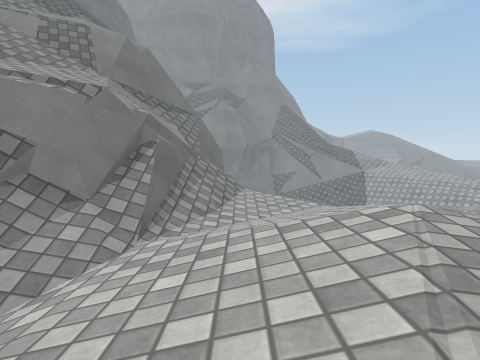
View 1 (above)

17 first-person views from a walk through a Unity game level. The camera is 0.42 m above the floor, tilts 6° down and sees 75° across. The floor is counted in squares, 0.5 m on a side. Each view is taken from the middle of a square. On the plan, view 1 faces up. The plan holds only what a view shows up to about 11 squares ahead; the rest is blank. The place goes on beyond the plan. Surface patterns are stand-ins for the level's own textures.

View 2
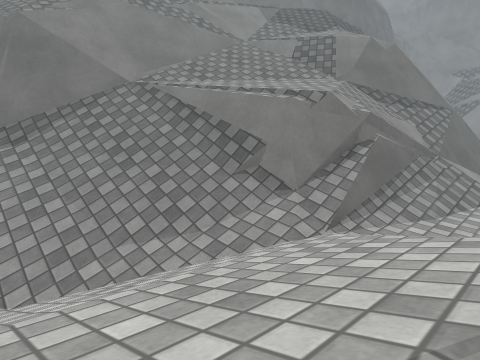

View 3
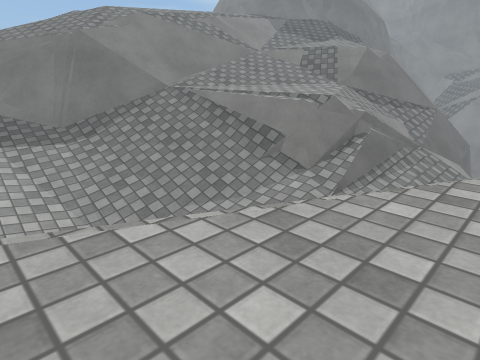

View 4
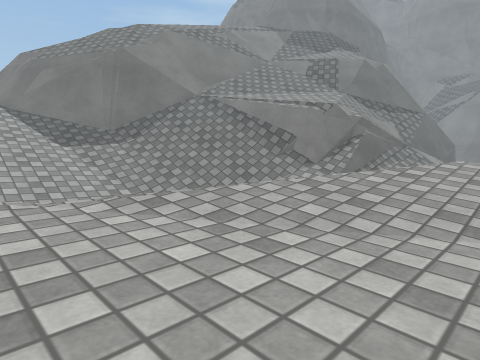

View 5
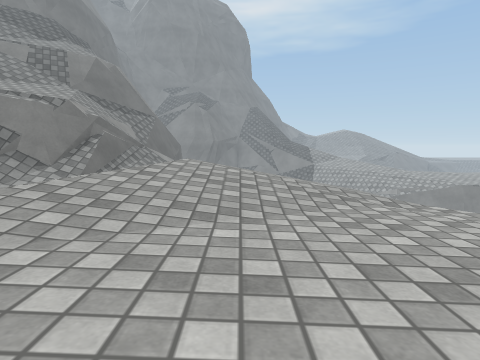

View 6
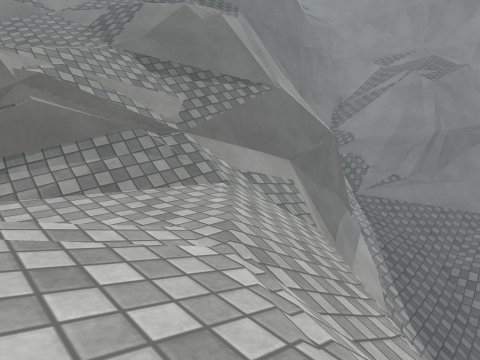

View 7
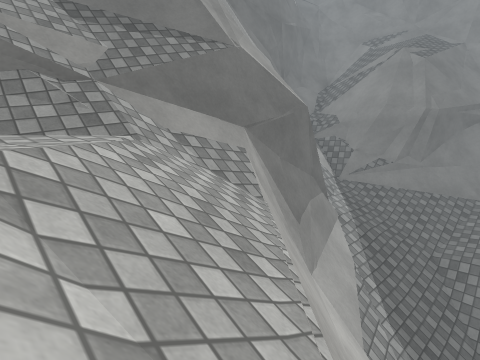

View 8
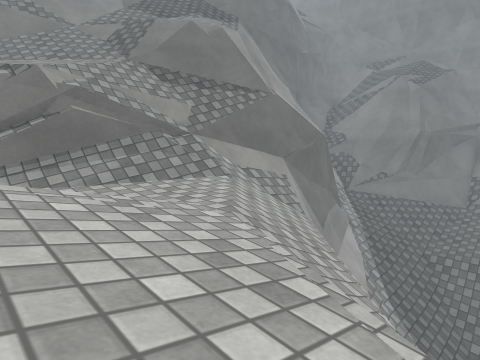

View 9
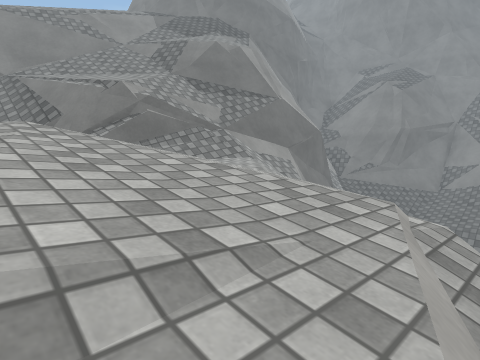

View 10
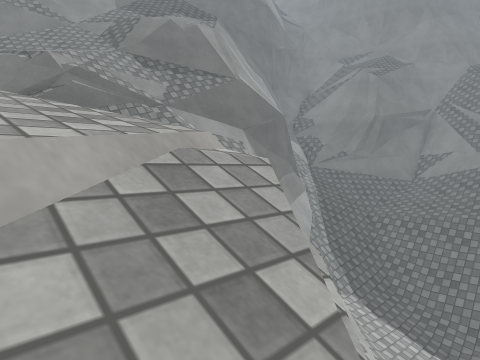

View 11
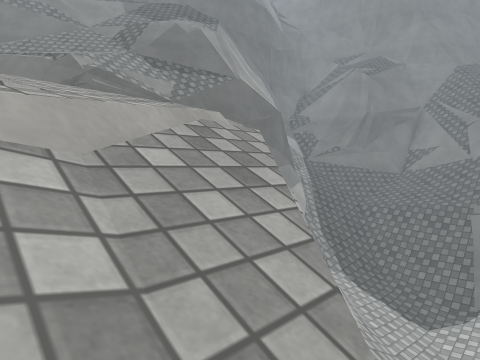

View 12
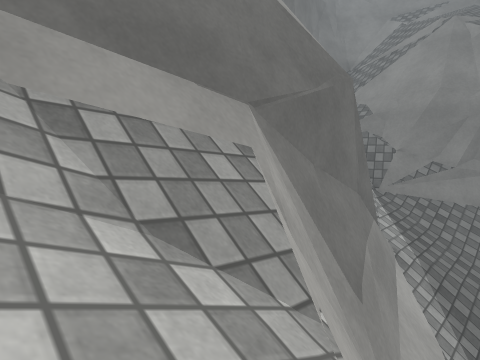

View 13
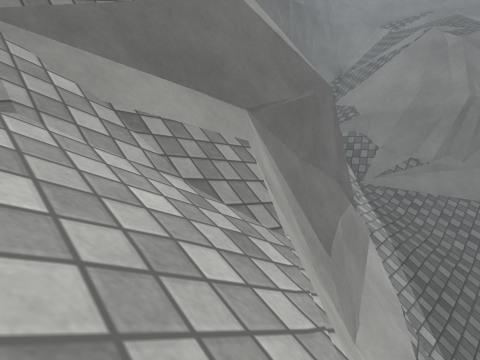

View 14
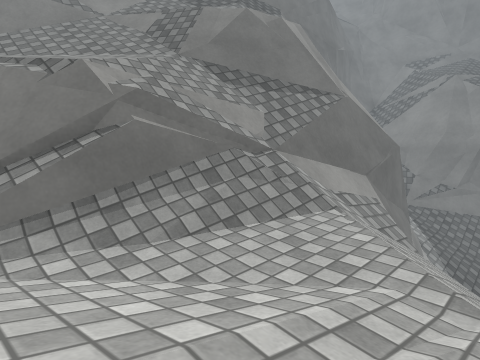

View 15
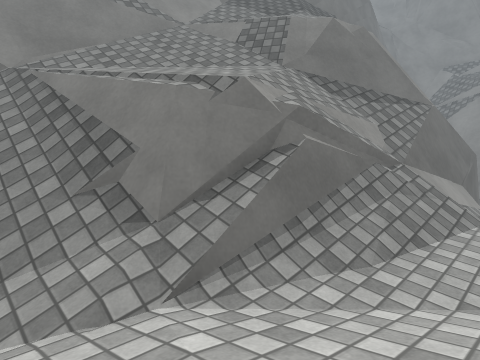

View 16
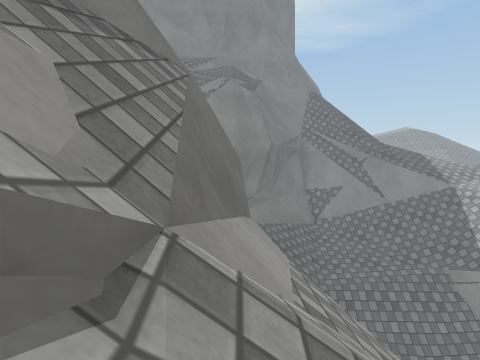

View 17
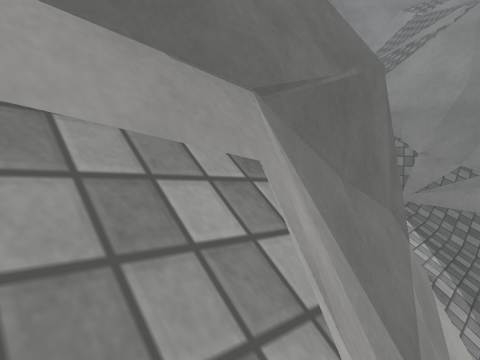

### Floor plan
Key: @ floor where view 1 was taken; # wall or solid block; x gap in a wall; . main floor; - floor 0.3 m lower than the main floor; : floor 0.65 m higher than the main floor; _ floor 0.65 m lower than the main floor; + floor 1.3 m higher than the main floor; * floor 1.6 m higher than the main floor; % floor 1.9 m higher than the main floor; & floor 2.55 m higher than the main floor; $ floor 2.9 m higher than the main floor; < floor 3.85 m lower than the main floor; / step, stairs or slope; = window, fence, low wall or low ledge; ^ raised ledge; v drop or lower ground.
Columns run from 11 left of view 1 to 10 right of it. Each row starts with its distance up from view 1.
 24          ###
 23         ###=/
 22          =////
 21          ///////
 20          ///////
 19            //////
 18           #=/////
 17           ##=///  //
 16        vv=###/// //</
 15         v=v #=/ ///<<
 14        v#=vvv###///<<
 13       &v###/vv###///
 12       v#=:#//vv #=//
 11    $= v##==///vv ^/
 10   #==#==+=/////v
  9   #=%%*+==//-///v
  8   # %*++=#/---///
  7   # *+++=#/-----//
  6   #=+ #=#=/-/..--/vv
  5   #=x====/-//...--__v
  4   #///////.//....--v/v
  3   #///////.......-/=//
  2  ##///////.......-/_
  1 ###///////.......--
  0 ##///// //.@.....-
 -1  //////   .......-
 -2  //////   .......
 -3    ////   ......
 -4           .....

Positions as (right, up) in squares from view 1, and headings:
1: (0, 0), facing up
2: (1, 0), facing up-left
3: (2, -2), facing up-left
4: (3, -4), facing up-left
5: (3, -4), facing up
6: (5, 6), facing up-left
7: (5, 8), facing up-left
8: (6, 5), facing up-left
9: (8, 2), facing up-left
10: (9, 4), facing up-left
11: (10, 3), facing up-left
12: (2, 11), facing up-left
13: (3, 10), facing up-left
14: (3, 5), facing up-left
15: (1, 3), facing up-left
16: (-1, 9), facing up
17: (1, 12), facing up-left
